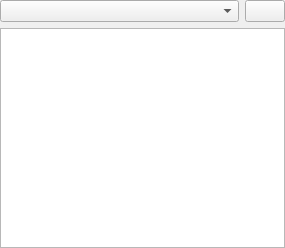
<?xml version="1.0" encoding="UTF-8"?>
<ui version="4.0">
 <class>QueueDock</class>
 <widget class="QDockWidget" name="QueueDock">
  <property name="geometry">
   <rect>
    <x>0</x>
    <y>0</y>
    <width>285</width>
    <height>248</height>
   </rect>
  </property>
  <property name="windowTitle">
   <string>Queue</string>
  </property>
  <widget class="QWidget" name="dockWidgetContents">
   <layout class="QVBoxLayout" name="verticalLayout">
    <property name="leftMargin">
     <number>0</number>
    </property>
    <property name="topMargin">
     <number>0</number>
    </property>
    <property name="rightMargin">
     <number>0</number>
    </property>
    <property name="bottomMargin">
     <number>0</number>
    </property>
    <item>
     <layout class="QHBoxLayout" name="horizontalLayout_2">
      <item>
       <widget class="FilterComboBox" name="filterComboBox">
        <property name="sizePolicy">
         <sizepolicy hsizetype="Preferred" vsizetype="Preferred">
          <horstretch>0</horstretch>
          <verstretch>0</verstretch>
         </sizepolicy>
        </property>
       </widget>
      </item>
      <item>
       <widget class="QPushButton" name="pauseButton">
        <property name="sizePolicy">
         <sizepolicy hsizetype="Fixed" vsizetype="Preferred">
          <horstretch>0</horstretch>
          <verstretch>0</verstretch>
         </sizepolicy>
        </property>
        <property name="toolTip">
         <string>Pause the queue</string>
        </property>
        <property name="icon">
         <iconset resource="res/res.qrc">
          <normaloff>:/res/pause.svg</normaloff>:/res/pause.svg</iconset>
        </property>
        <property name="iconSize">
         <size>
          <width>14</width>
          <height>14</height>
         </size>
        </property>
        <property name="checkable">
         <bool>true</bool>
        </property>
       </widget>
      </item>
     </layout>
    </item>
    <item>
     <widget class="QTableView" name="table">
      <property name="alternatingRowColors">
       <bool>true</bool>
      </property>
     </widget>
    </item>
   </layout>
  </widget>
 </widget>
 <customwidgets>
  <customwidget>
   <class>FilterComboBox</class>
   <extends>QComboBox</extends>
   <header>app.filtercombobox</header>
  </customwidget>
 </customwidgets>
 <resources>
  <include location="res/res.qrc"/>
 </resources>
 <connections>
  <connection>
   <sender>pauseButton</sender>
   <signal>toggled(bool)</signal>
   <receiver>QueueDock</receiver>
   <slot>set_paused(bool)</slot>
   <hints>
    <hint type="sourcelabel">
     <x>269</x>
     <y>31</y>
    </hint>
    <hint type="destinationlabel">
     <x>142</x>
     <y>123</y>
    </hint>
   </hints>
  </connection>
 </connections>
 <slots>
  <slot>set_paused(bool)</slot>
 </slots>
</ui>
